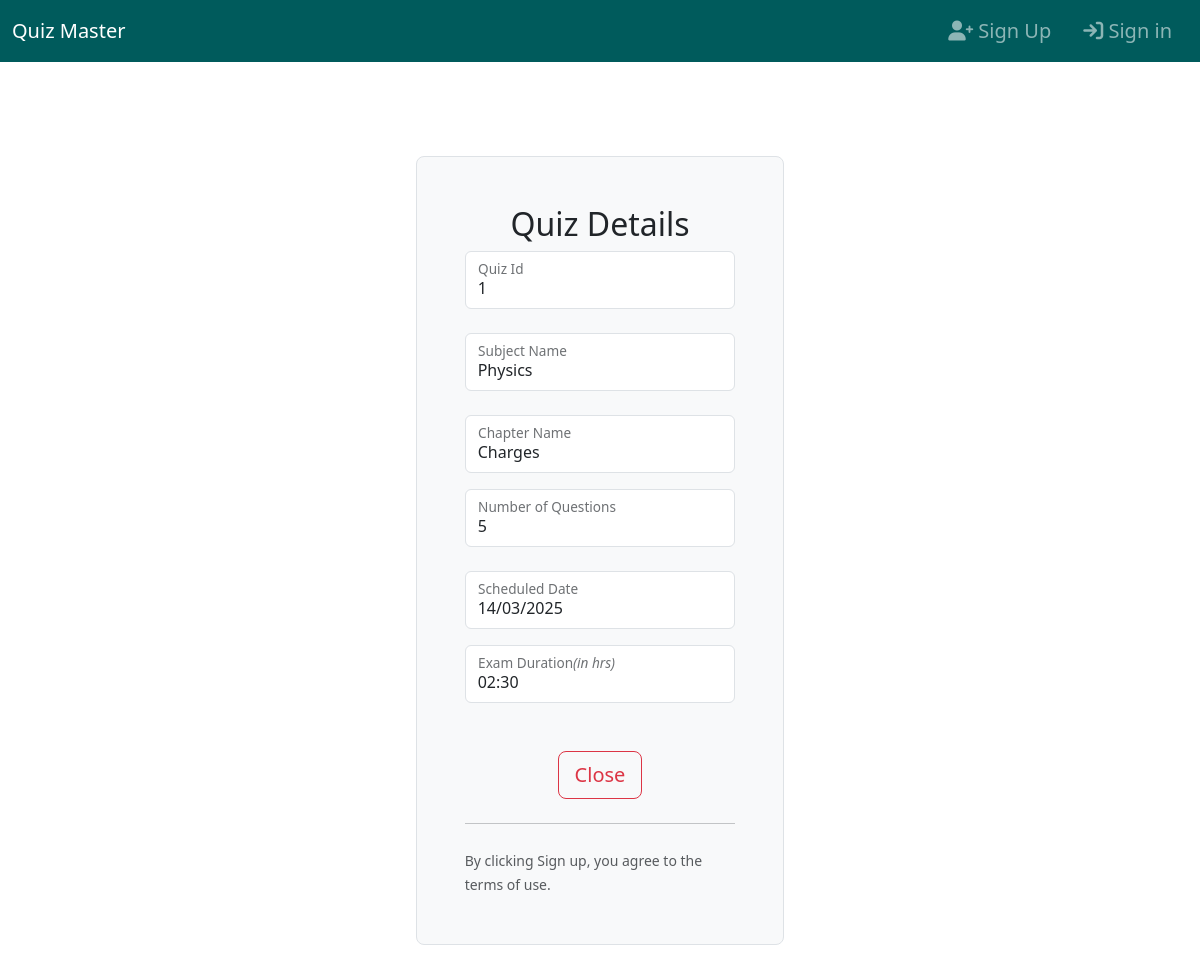
The page /student/view_details1 on the database as committed earlier.
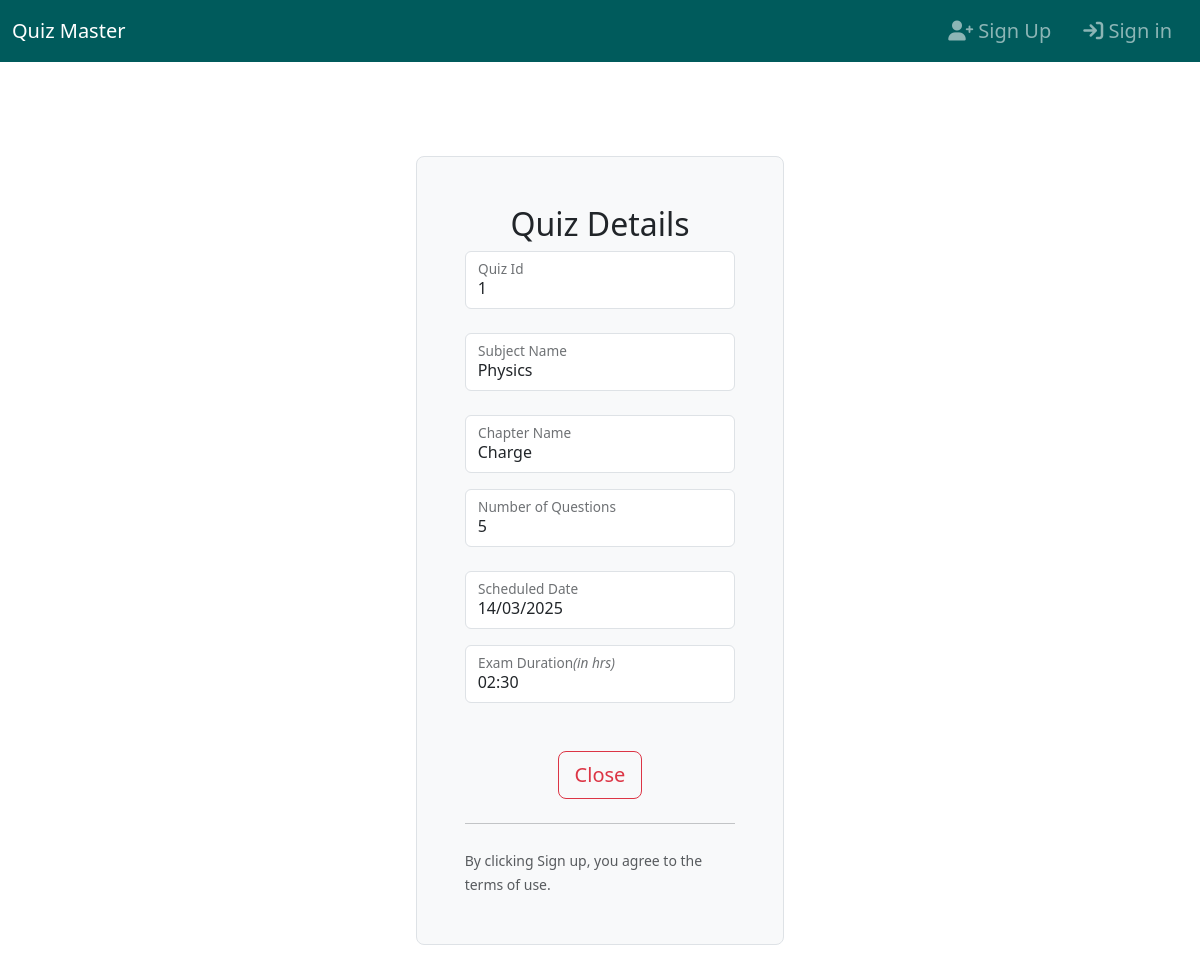
The same page on the database as committed later.
### controllers/models.py (models this page shows)
class Chapter(db.Model):
    id = db.Column(db.Integer, primary_key=True)
    name = db.Column(db.String(200), nullable=False, unique=True)
    description = db.Column(db.Text, nullable=False)
    no_of_quizes = db.Column(db.Integer, nullable=False) # I don't know how to use this stuff.
    subject_id = db.Column(db.Integer, db.ForeignKey('subject.id'), nullable=False)
    quizzes = db.relationship('Quiz', backref='chapter', cascade='all, delete-orphan')

### controllers/routes.py (the view)
@app.route('/student/view_details<int:quiz_id>', methods=['GET', 'POST'])
def view_quiz(quiz_id):
    if request.method=='POST':
        print('Post Method invoked')
    quiz = Quiz.query.filter_by(id=quiz_id).first()
    return render_template('quiz_details.html', quiz=quiz)

### controllers/models.py (called while the page is built)
    @hybrid_property
    def no_of_questions(self):
        return len(self.questions)

    @hybrid_property
    def formatted_date(self):
        return self.date_of_quiz.strftime("%d/%m/%Y") if self.date_of_quiz else None

### controllers/templates/quiz_details.html (shortened to what this page needs)
{% extends 'base.html' %}
{% block content %}
<div class="container col-xl-10 col-xxl-8 px-4 py-5">
    <div class="row align-items-center g-lg-5 py-5">
        <div class="col-md-10 mx-auto col-lg-5">
            <form action="{{url_for('view_quiz', quiz_id=quiz.id)}}" method="POST" class="p-4 p-md-5 border rounded-3 bg-body-tertiary">
                <h4 class="text-center fs-2">Quiz Details</h4>
                <div class="form-floating mb-3">
                    <input type="Number" id="quizId" class="form-control" value="{{quiz.id}}" placeholder="" name="quizId" readonly>
                    <label for="quizId">Quiz Id</i></label>
                </div>
                <div class="form-floating mb-3 my-4">
                    <input type="text" class="form-control" value={{quiz.subject.name}} id="subjectName" placeholder="" name="subjectName" readonly>
                    <label for="subjectName">Subject Name</label>
                </div>
                <div class="form-floating mb-3 my-4">
                    <input type="text" class="form-control" value={{quiz.chapter.name}} id="chapterName" placeholder="" name="chapterName" readonly>
                    <label for="chapterName">Chapter Name</label>
                </div>
                <div class="form-floating mb-3">
                    <input type="text" id="#questions" class="form-control" value="{{quiz.no_of_questions}}" placeholder="" name="#questions" readonly>
                    <label for="#questions">Number of Questions</i></label>
                </div>
                <div class="form-floating mb-3 my-4">
                    <input class="form-control" value="{{quiz.formatted_date}}" id="examDate" name="examDate" readonly>
                    <label for="examDate">Scheduled Date</label>
                </div>
                <div class="form-floating mb-3">
                    <input type="text" id="timeDuration" class="form-control" value="{{quiz.time_duration}}" placeholder="" name="timeDuration" readonly>
                    <label for="timeDuration">Exam Duration<i>(in hrs)</i></label>
                </div>
                <div class="row justify-content-center mt-5">
                    <div class="col-auto">
                        <a href="{{ url_for('dashboard') }}" class="btn btn-lg btn-outline-danger mx-2">Close</a>
                    </div>
                </div>
                <hr class="my-4">
                <small class="text-body-secondary">By clicking Sign up, you agree to the terms of use.</small>
            </form>
        </div>
    </div>
</div>
{% endblock %}

Rows that differ between the two databases and show on the page:
no longer on this page (row edited): Chapter: chapterName "Charges"
Other text that changed with them:
form field chapterName: (not shown) → "Charge"
